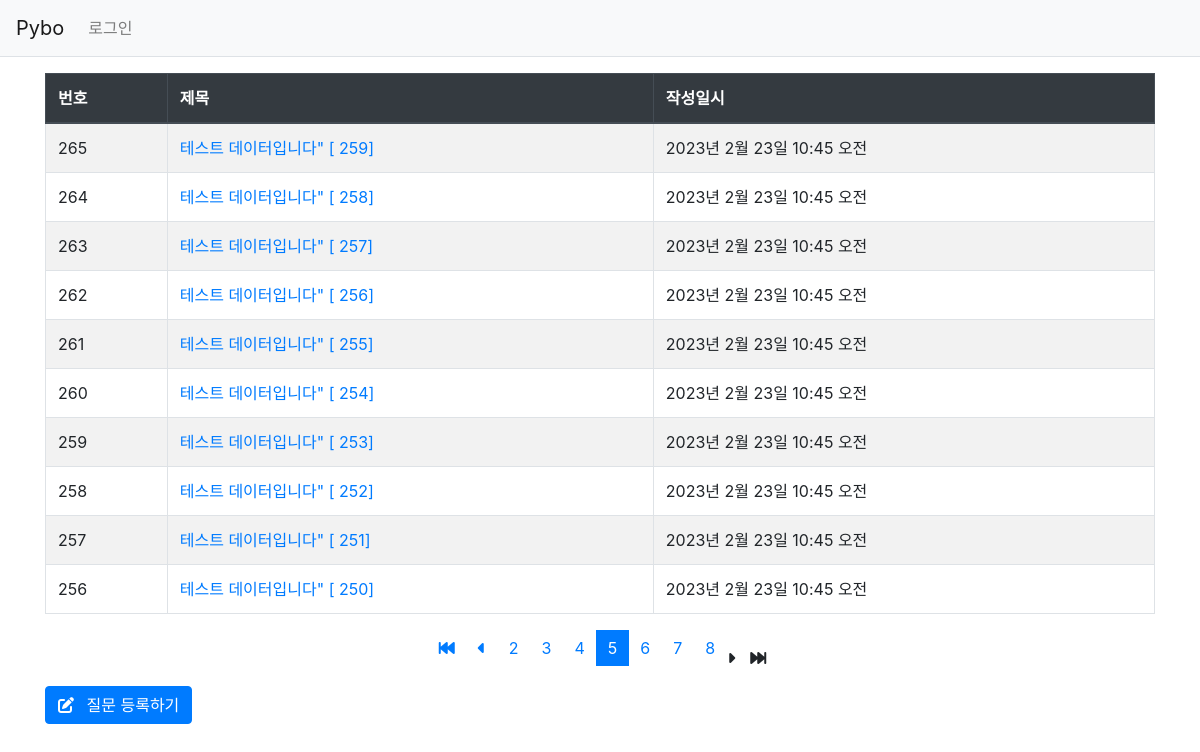
The app's page /pybo/?page=5 with its own data.
### pybo/models.py (models this page shows, shortened)
class Question(models.Model):
    subject = models.CharField('제목', max_length=200)
    content = models.TextField('내용')
    create_date = models.DateTimeField('생성일')

### pybo/views.py (the view)
# urls.py: path('', views.index, name = 'index'),                       # 목록 보기
def index(request):
    page = request.GET.get('page','1')  # 페이지
    question_list = Question.objects.order_by('-create_date')
    paginator = Paginator(question_list, 10)
    page_obj = paginator.get_page(page)
    context = {'question_list': page_obj}
    return render(request, 'pybo/question_list.html', context)

### templates/pybo/question_list.html
{% extends 'base.html' %}
{% block content %}
  <table class="table table-striped table-bordered table-hover">
    <thead>
      <tr class="thead-dark">
        <th>번호</th>
        <th>제목</th>
        <th>작성일시</th>
      </tr>
    </thead>
    <tbody>
      {% if question_list %}
        {% for question in question_list %}
          <tr>
            <td>{{ question.id }}</td>
            <td>
              <a href="{% url 'pybo:detail' question.id %}">
                {{ question.subject }}
              </a>
            </td>
            <td>{{ question.create_date }}</td>
          </tr>
        {% endfor %}
      {% else %}
        <tr>
          <td colspan="3">질문이 없습니다.</td>
        </tr>
      {% endif %}
    </tbody>
  </table>
  {% include 'pybo/pagination.html' %}
  <a href="{% url 'pybo:question_create' %}" class="btn btn-primary">
    <i class="fa-solid fa-pen-to-square mr-2"></i>
    질문 등록하기
  </a>
{% endblock content %}

### records on screen
Question: id "265", subject "테스트 데이터입니다\" [ 259]", create_date "2023년 2월 23일 10:45 오전"
Question: id "264", subject "테스트 데이터입니다\" [ 258]", create_date "2023년 2월 23일 10:45 오전"
Question: id "263", subject "테스트 데이터입니다\" [ 257]", create_date "2023년 2월 23일 10:45 오전"
Question: id "262", subject "테스트 데이터입니다\" [ 256]", create_date "2023년 2월 23일 10:45 오전"
Question: id "261", subject "테스트 데이터입니다\" [ 255]", create_date "2023년 2월 23일 10:45 오전"
Question: id "260", subject "테스트 데이터입니다\" [ 254]", create_date "2023년 2월 23일 10:45 오전"
Question: id "259", subject "테스트 데이터입니다\" [ 253]", create_date "2023년 2월 23일 10:45 오전"
Question: id "258", subject "테스트 데이터입니다\" [ 252]", create_date "2023년 2월 23일 10:45 오전"
Question: id "257", subject "테스트 데이터입니다\" [ 251]", create_date "2023년 2월 23일 10:45 오전"
Question: id "256", subject "테스트 데이터입니다\" [ 250]", create_date "2023년 2월 23일 10:45 오전"

### other values on screen
{{ page_number }} "2" "3" "4" "6" "7" "8"
{{ page_number }} "5"
